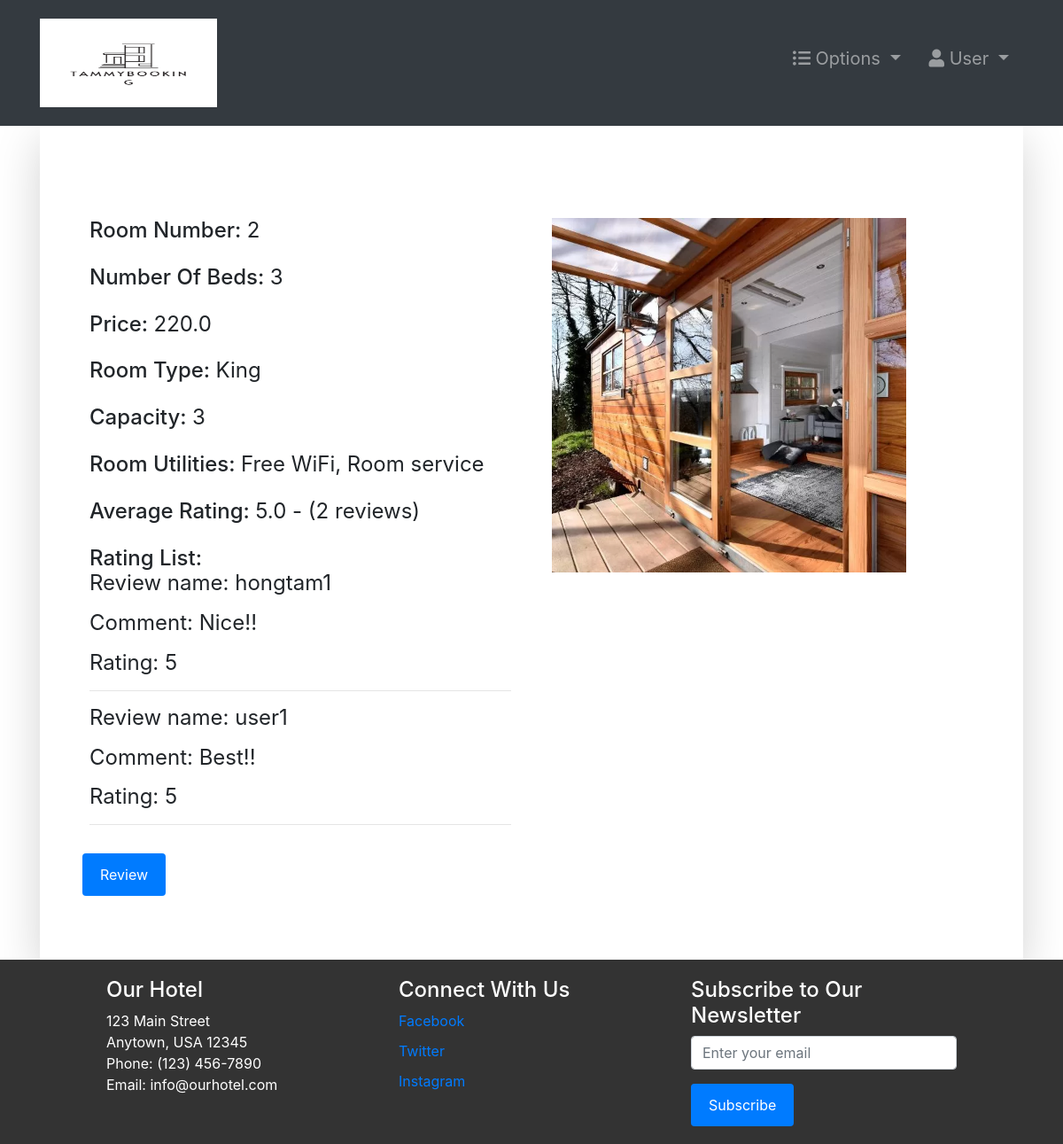
Screenshot of /room-profile/2/ (signed in) with the database file from the repository.
### room/models.py (models this page shows, shortened)
class Room(models.Model):
    ROOM_TYPES = (
        ('King', 'King'),
        ('Luxury', 'Luxury'),
        ('Normal', 'Normal'),
        ('Economic', 'Economic'),
    )
    ROOM_ADDRESS = (
        ('Ha Noi','Ha Noi'),
        ('Da Nang','Da Nang'),
        ('Ho Chi Minh','Ho Chi Minh'),
    )
    ROOM_INCLUDE = (
        ('Breakfast','Breakfast'),
        ('Bar','Bar'),
        ('Free WiFi','Free WiFi'),
        ('Room service','Room service'),
        ('Private Bathroom','Private Bathroom'),
    )
    number = models.IntegerField(primary_key=True)
    capacity = models.SmallIntegerField()
    numberOfBeds = models.SmallIntegerField()
    roomType = models.TextField(max_length=20,choices=ROOM_TYPES)
    price = models.FloatField()
    statusStartDate = models.DateField(null=True)
    statusEndDate = models.DateField(null=True)
    address = models.CharField(max_length=20, choices=ROOM_ADDRESS)
    hotel_name = models.CharField(max_length=20)
    room_include = MultiSelectField( max_length=30, choices=ROOM_INCLUDE,)
    discount = models.FloatField(default=0.0)
    images = models.ImageField(upload_to='room_images/', blank=True)
    def averagereview(self):
        review = Review.objects.filter(room=self).aggregate(avarage=Avg('rate'))
        avg=0
        if review["avarage"] is not None:
            avg=float(review["avarage"])
        return avg
    def countreview(self):
        reviews = Review.objects.filter(room=self).aggregate(count=Count('id'))
        cnt=0
        if reviews["count"] is not None:
            cnt = int(reviews["count"])
        return cnt
    def __str__(self):
        return str(self.number)

class Review(models.Model):
    user = models.ForeignKey(Guest, on_delete=models.CASCADE)
    room = models.ForeignKey(Room, on_delete=models.CASCADE, related_name='reviews')
    booking = models.ForeignKey(Booking, null=True, on_delete=models.CASCADE)
    subject = models.CharField(max_length = 100, null=True, blank=True)
    comment = models.TextField(max_length=250, null=True, blank=True)
    rate = models.IntegerField(default=1)
    created_at = models.DateTimeField(auto_now_add=True)

### accounts/models.py (models this page shows)
class Guest(models.Model):
    user = models.OneToOneField(User, null=True, on_delete=models.CASCADE)
    phoneNumber = PhoneNumberField(unique=True)
    def __str__(self):
        return str(self.user)

### room/views.py (the view, shortened to what this page needs)
# urls.py: path('room-profile/<str:pk>/', room_profile, name="room-profile"),
@login_required(login_url='login')
def room_profile(request, pk):
    role = str(request.user.groups.all()[0])
    path = role + "/"
    user = request.user
    print("pk: ", pk)
    tempRoom = Room.objects.get(number=pk)
    curGuest = Guest.objects.get(user=request.user)
    bookings = Booking.objects.filter(roomNumber=tempRoom)
    bookings3 = Booking.objects.filter(roomNumber=tempRoom,guest=curGuest)
    print("bookings3:", bookings3)
    if (bookings3):
        is_reviewed = True
    else:
        is_reviewed = False
    review = Review.objects.filter(room=tempRoom,user=curGuest,booking=bookings3)
    review_all_user_in_room = Review.objects.filter(room=tempRoom)
    guests = Guest.objects.all()
    context = {
        "is_reviewed": is_reviewed,
        "role": role,
        "bookings": bookings,
        "room": tempRoom,
        "guests": guests,
        "bookings3": bookings3,
        "review":review,
        "reviewalluser":review_all_user_in_room,
        'average_rating': tempRoom.averagereview(),
        'review_count': tempRoom.countreview(),
    }
    return render(request, path + "room-profile.html", context)

### room/models.py (called while the page is built)
    def __str__(self):
        return str(self.roomNumber) + " " + str(self.guest)

### Templates/guest/room-profile.html
{% extends '../index.html' %}
{% block context %}
{% include '../common_pages/room-profile.html' %}
{% endblock %}

### Templates/common_pages/room-profile.html (shortened to what this page needs)
{% load static %}
<div class="container">
    <div class="shadow-lg p-5">
        <div class="row mt-5">
            <div class="col-6">
                <div class="p-2 h4">
                    <span>Room Number:</span>
                    <span class="font-weight-normal">{{room.number}}</span>
                </div>
                <div class="p-2 h4">
                    <span>Number Of Beds:</span>
                    <span class="font-weight-normal">{{room.numberOfBeds}}</span>
                </div>
                <div class="p-2 h4">
                    <span>Price:</span>
                    <span class="font-weight-normal">{{room.price}}</span>
                </div>
                <div class="p-2 h4">
                    <span>Room Type:</span>
                    <span class="font-weight-normal">{{ room.roomType }}</span>
                </div>
                <div class="p-2 h4">
                    <span>Capacity: </span>
                    <span class="font-weight-normal">{{room.capacity}}</span>
                </div>
                <div class="p-2 h4">
                    <span>Room Utilities: </span>
                    <span class="font-weight-normal">{{room.room_include}}</span>
                </div>
                <div class="p-2 h4">
                    <span>Average Rating: </span>
                    <span class="font-weight-normal"> {{ average_rating }} - ({{ review_count }} reviews)</span>
                </div>
                <div class="p-2 h4">
                    <span>Rating List: </span>
                    <div class="font-weight-normal">
                        {% for reviews in reviewalluser %}
                        <p>Review name: {{ reviews.user }}</p>
                        <p>Comment: {{ reviews.comment }}</p>
                        <p>Rating: {{ reviews.rate }}</p>
                        <hr>
                        {% empty %}
                        <p>No reviews yet.</p>
                        {% endfor %}
                    </div>
                </div>
                {% if role == 'guest'%}
                    <a href="{% url 'room-review' room.number %}" class="btn btn-primary">Review</a>
                {% endif %}
            </div>
            <div class="col-6">
                {% if role == 'guest' %}
                <div class="p-2 h4">
                    <img src="{{ room.images }}" alt="" width="400"></td>
                </div>
                {% endif %}
                <br>
            </div>
        </div>
        <br>
    </div>
</div>

### static/css/style.css (style rules this page uses)
* { margin: 0; padding: 0; -webkit-font-smoothing: antialiased; box-sizing: border-box; }

### static/css/main.css (style rules this page uses)
* { margin: 0; padding: 0; -webkit-font-smoothing: antialiased; }
body { position: relative; }

### static/css/form.css (style rules this page uses)
.form-container input[type=submit] , .btn-primary, button { background-color: #4CAF50; color: white; padding: 12px 20px; border: none; border-radius: 4px; cursor: pointer; }
.btn-primary { color: #fff; background-color: #007bff; border-color: #007bff; }

### rows the page displays
Room: number "2", numberOfBeds "3", price "220.0", roomType "King", capacity "3", room_include "Free WiFi, Room service"
Review: user "hongtam1", comment "Nice!!", rate "5"
Review: user "user1", comment "Best!!", rate "5"

### other values shown
{{ average_rating }} "5.0"
{{ review_count }} "2"
